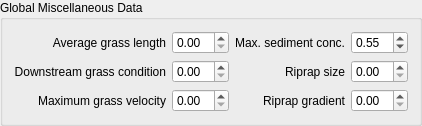
        <widget class="QgsCollapsibleGroupBox" name="global_miscellaneous_data_grp">
         <property name="title">
          <string>Global Miscellaneous Data</string>
         </property>
         <property name="collapsed">
          <bool>true</bool>
         </property>
         <property name="saveCollapsedState">
          <bool>false</bool>
         </property>
         <layout class="QGridLayout" name="gridLayout_5">
          <item row="0" column="0">
           <layout class="QGridLayout" name="gridLayout_4">
            <item row="1" column="0">
             <widget class="QLabel" name="label_30">
              <property name="toolTip">
               <string>&lt;html&gt;&lt;head/&gt;&lt;body&gt;&lt;p&gt;&lt;span style=&quot; font-weight:600;&quot;&gt;GGRASSCOND&lt;/span&gt;&lt;/p&gt;&lt;p&gt;(dimensionless)&lt;/p&gt;&lt;p&gt;Global condition of the grass on the downstream face of the levee or dam for an unspecified failure location. &lt;/p&gt;&lt;p&gt;0.0 for a poor stand or no grass;1.0 for a good stand of grass.&lt;/p&gt;&lt;p&gt;Range: 0 - 1&lt;/p&gt;&lt;/body&gt;&lt;/html&gt;</string>
              </property>
              <property name="text">
               <string>Downstream grass condition</string>
              </property>
              <property name="alignment">
               <set>Qt::AlignRight|Qt::AlignTrailing|Qt::AlignVCenter</set>
              </property>
             </widget>
            </item>
            <item row="2" column="1">
             <widget class="QDoubleSpinBox" name="ggrassvmaxp_dbox">
              <property name="toolTip">
               <string>&lt;html&gt;&lt;head/&gt;&lt;body&gt;&lt;p&gt;GGRASSVMAXP&lt;/p&gt;&lt;/body&gt;&lt;/html&gt;</string>
              </property>
             </widget>
            </item>
            <item row="0" column="2">
             <widget class="QLabel" name="label_33">
              <property name="toolTip">
               <string>&lt;html&gt;&lt;head/&gt;&lt;body&gt;&lt;p&gt;&lt;span style=&quot; font-weight:600;&quot;&gt;GSEDCONMAX&lt;/span&gt;&lt;/p&gt;&lt;p&gt;(dimensionless)&lt;/p&gt;&lt;p&gt;Global maximum sediment concentration by volume in the breach discharge for an unspecified failure location. &lt;/p&gt;&lt;p&gt;If GSEDCONMAX = 0.0, a default value of 0.5 is used.&lt;/p&gt;&lt;p&gt;Range: 0.2 - 0.55&lt;/p&gt;&lt;/body&gt;&lt;/html&gt;</string>
              </property>
              <property name="text">
               <string>Max. sediment conc.</string>
              </property>
              <property name="alignment">
               <set>Qt::AlignRight|Qt::AlignTrailing|Qt::AlignVCenter</set>
              </property>
             </widget>
            </item>
            <item row="2" column="0">
             <widget class="QLabel" name="label_31">
              <property name="toolTip">
               <string>&lt;html&gt;&lt;head/&gt;&lt;body&gt;&lt;p&gt;&lt;span style=&quot; font-weight:600;&quot;&gt;GGRASSVMAXP&lt;/span&gt;&lt;/p&gt;&lt;p&gt;(fps or mps)&lt;/p&gt;&lt;p&gt;Global maximum permissible velocity for a grass-lined downstream face before the grass is eroded for an unspecified failure location.&lt;/p&gt;&lt;p&gt;Range: 3 to 6 fps (1 to 2 mps). If no grass, set GGRASSVMAXP = 0.0.&lt;/p&gt;&lt;p&gt;Range: &lt;/p&gt;&lt;p&gt;3 - 6 fps&lt;/p&gt;&lt;p&gt;1 - 2 mps&lt;/p&gt;&lt;/body&gt;&lt;/html&gt;</string>
              </property>
              <property name="text">
               <string>Maximum grass velocity</string>
              </property>
              <property name="alignment">
               <set>Qt::AlignRight|Qt::AlignTrailing|Qt::AlignVCenter</set>
              </property>
             </widget>
            </item>
            <item row="0" column="0">
             <widget class="QLabel" name="label_29">
              <property name="toolTip">
               <string>&lt;html&gt;&lt;head/&gt;&lt;body&gt;&lt;p&gt;&lt;span style=&quot; font-weight:600;&quot;&gt;GGRASSLENGTH&lt;/span&gt;&lt;/p&gt;&lt;p&gt;(inches or mm)&lt;/p&gt;&lt;p&gt;Global average length of grass on downstream face for an unspecified failure location. &lt;/p&gt;&lt;p&gt;Set GGRASSLENGTH = 0.0 for no grass on downstream face.&lt;/p&gt;&lt;p&gt;Range:&lt;/p&gt;&lt;p&gt;0 - 1 inches&lt;/p&gt;&lt;p&gt;0 - 25 mm&lt;/p&gt;&lt;/body&gt;&lt;/html&gt;</string>
              </property>
              <property name="text">
               <string>Average grass length</string>
              </property>
              <property name="alignment">
               <set>Qt::AlignRight|Qt::AlignTrailing|Qt::AlignVCenter</set>
              </property>
             </widget>
            </item>
            <item row="1" column="1">
             <widget class="QDoubleSpinBox" name="ggrasscond_dbox">
              <property name="toolTip">
               <string>&lt;html&gt;&lt;head/&gt;&lt;body&gt;&lt;p&gt;GGRASSCOND&lt;/p&gt;&lt;/body&gt;&lt;/html&gt;</string>
              </property>
             </widget>
            </item>
            <item row="0" column="1">
             <widget class="QDoubleSpinBox" name="ggrasslength_dbox">
              <property name="toolTip">
               <string>&lt;html&gt;&lt;head/&gt;&lt;body&gt;&lt;p&gt;GGRASSLENGTH&lt;/p&gt;&lt;/body&gt;&lt;/html&gt;</string>
              </property>
             </widget>
            </item>
            <item row="0" column="3">
             <widget class="QDoubleSpinBox" name="gsedconmax_dbox">
              <property name="toolTip">
               <string>&lt;html&gt;&lt;head/&gt;&lt;body&gt;&lt;p&gt;GSEDCONMAX&lt;/p&gt;&lt;/body&gt;&lt;/html&gt;</string>
              </property>
              <property name="value">
               <double>0.550000000000000</double>
              </property>
             </widget>
            </item>
            <item row="1" column="2">
             <widget class="QLabel" name="label_34">
              <property name="toolTip">
               <string>&lt;html&gt;&lt;head/&gt;&lt;body&gt;&lt;p&gt;&lt;span style=&quot; font-weight:600;&quot;&gt;GD50DF&lt;/span&gt;&lt;/p&gt;&lt;p&gt;(mm)&lt;/p&gt;&lt;p&gt;Mean sediment size (D50) of the top one foot (0.3 m) of the downstream face (riprap material). &lt;/p&gt;&lt;p&gt;If GD50DF = 0.0, then GD50DF = GD50S.&lt;/p&gt;&lt;p&gt;Range:1 - 100&lt;/p&gt;&lt;/body&gt;&lt;/html&gt;</string>
              </property>
              <property name="text">
               <string>Riprap size</string>
              </property>
              <property name="alignment">
               <set>Qt::AlignRight|Qt::AlignTrailing|Qt::AlignVCenter</set>
              </property>
             </widget>
            </item>
            <item row="1" column="3">
             <widget class="QDoubleSpinBox" name="gd50df_dbox">
              <property name="toolTip">
               <string>&lt;html&gt;&lt;head/&gt;&lt;body&gt;&lt;p&gt;GD50DF&lt;/p&gt;&lt;/body&gt;&lt;/html&gt;</string>
              </property>
             </widget>
            </item>
            <item row="2" column="2">
             <widget class="QLabel" name="label_35">
              <property name="toolTip">
               <string>&lt;html&gt;&lt;head/&gt;&lt;body&gt;&lt;p&gt;&lt;span style=&quot; font-weight:600;&quot;&gt;GUNDFCDF&lt;/span&gt;&lt;/p&gt;&lt;p&gt;(dimensionless)&lt;/p&gt;&lt;p&gt;Global sediment gradient, ratio of D90 to D30 of the downstream face upper one foot of material (riprap) for an unspecified failure location. &lt;/p&gt;&lt;p&gt;If GUNFCDF = 0.0: GUNDFCDF = GUNFCS when GD50DF = 0.0 and GUNDFCDF = 3.0 when GD50DF &amp;gt; 0.0.&lt;/p&gt;&lt;p&gt;Range: 1 - 20&lt;/p&gt;&lt;/body&gt;&lt;/html&gt;</string>
              </property>
              <property name="text">
               <string>Riprap gradient</string>
              </property>
              <property name="alignment">
               <set>Qt::AlignRight|Qt::AlignTrailing|Qt::AlignVCenter</set>
              </property>
             </widget>
            </item>
            <item row="2" column="3">
             <widget class="QDoubleSpinBox" name="gunfcdf_dbox">
              <property name="toolTip">
               <string>&lt;html&gt;&lt;head/&gt;&lt;body&gt;&lt;p&gt;GUNDFCDF&lt;/p&gt;&lt;/body&gt;&lt;/html&gt;</string>
              </property>
             </widget>
            </item>
           </layout>
          </item>
         </layout>
        </widget>
